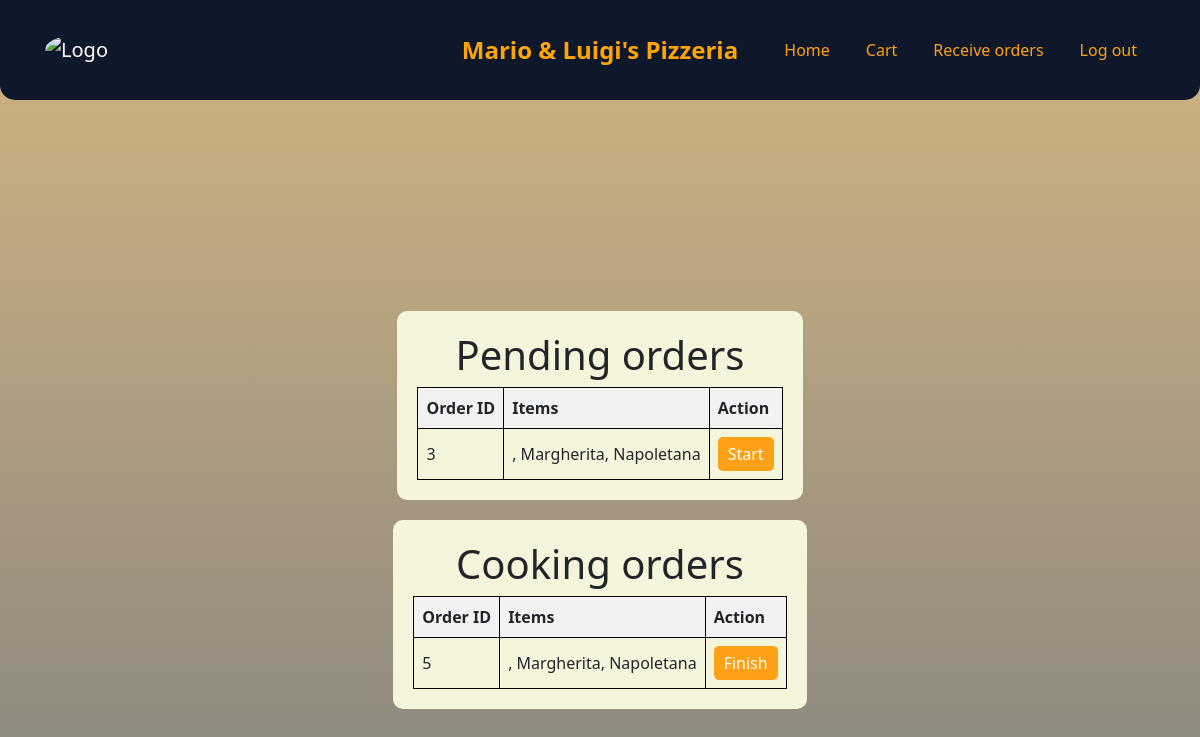
The page /receive-orders (signed in) on the database as committed earlier.
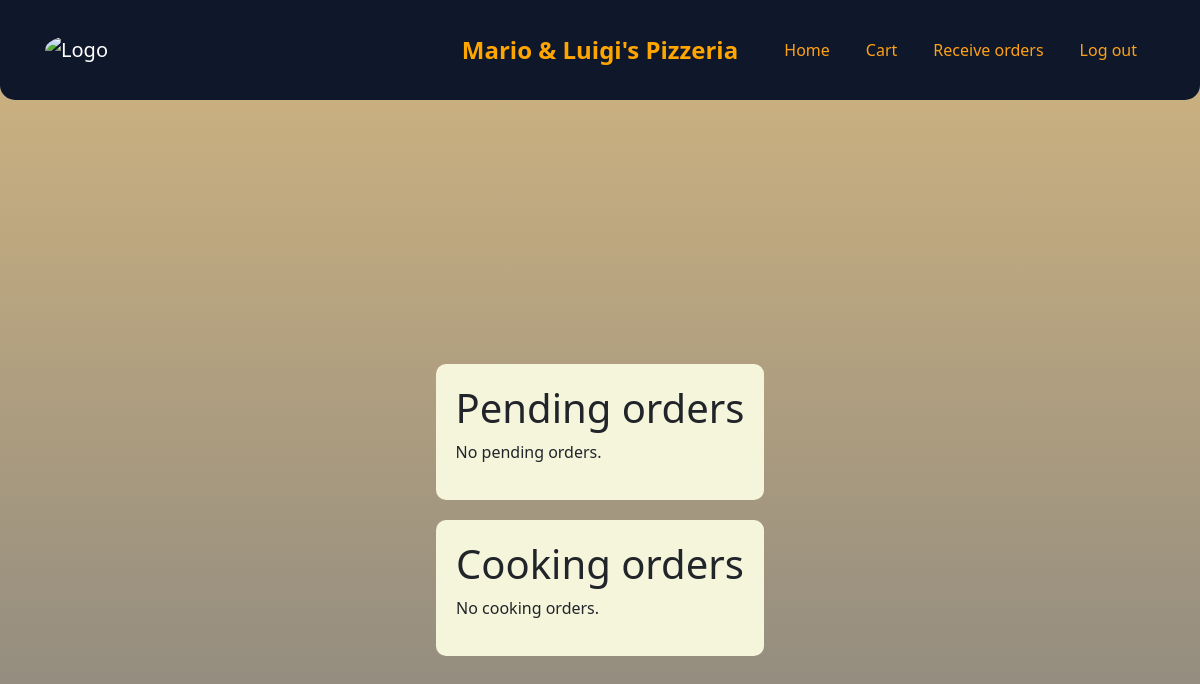
The same page on the database as committed later.
### website/models.py (models this page shows)
class Order(db.Model):
    id = db.Column(db.Integer, primary_key=True)    #primary key
    date = db.Column(db.DateTime(timezone=True), default=func.now())  #current date
    user_id = db.Column(db.Integer, db.ForeignKey('user.id'))         #foreign key
    status = db.Column(db.String(150))
    orderedItems = db.Column(db.String(500))

### website/views.py (the view)
@views.route('/receive-orders', methods=['GET', 'POST'])
@login_required
def receiveOrders():
    global currentOrder
    if request.method == 'POST':
        currentOrderInfo = request.form.get('currentOrder')
        new_order = Order(date=datetime.now(), user_id=current_user.id, status="pending",  orderedItems = currentOrderInfo)     #create new user and hash his password, sha256 is a hashind method
        db.session.add(new_order)             #add the new order to the DB
        db.session.commit()
        currentOrder = new_order
        selected_pizzas.clear() #clear local list cart
        selected_prices.clear()
        delimiter = ", "
        userCart = Cart.query.filter_by(user_id=current_user.id).first()
        if userCart:
            userCart.content = delimiter.join(selected_pizzas)
            userCart.content_prices = delimiter.join(selected_prices)
            db.session.commit()
        allOrders = Order.query.all()
        return render_template("orderNumber.html", user=current_user, yourOrder=currentOrder, orders=allOrders)
    else:
        allOrders = Order.query.all()
        pending_orders = Order.query.filter(Order.status == "pending").all()
        cooking_orders = Order.query.filter(Order.status == "cooking").all()
        ready_orders = Order.query.filter(Order.status == "ready").all()
        return render_template("receiveOrders.html", user=current_user, pending_orders=pending_orders, cooking_orders=cooking_orders, ready_orders=ready_orders)

### website/templates/receiveOrders.html (shortened to what this page needs)
{% extends "base.html" %}
{% block content %}
    <div class="centered-content">
        <section class="order-section">
            <h1>Pending orders</h1>
            {% if pending_orders %}
            <table class="order-table">
                <thead>
                    <tr>
                        <th>Order ID</th>
                        <th>Items</th>
                        <th>Action</th>
                    </tr>
                </thead>
                <tbody>
                    {% for order in pending_orders %}
                    <tr>
                        <td>{{ order.id }}</td>
                        <td>{{ order.orderedItems }}</td>
                        <td>
                            <form method="post" action="/start_order">
                                <button class="start-button">Start</button>
                            </form>
                        </td>
                    </tr>
                    {% endfor %}
                </tbody>
            </table>
            {% else %}
            <p>No pending orders.</p>
            {% endif %}
        </section>
        <section class="order-section">
            <h1>Cooking orders</h1>
            {% if cooking_orders %}
            <table class="order-table">
                <thead>
                    <tr>
                        <th>Order ID</th>
                        <th>Items</th>
                        <th>Action</th>
                    </tr>
                </thead>
                <tbody>
                    {% for order in cooking_orders %}
                    <tr>
                        <td>{{ order.id }}</td>
                        <td>{{ order.orderedItems }}</td>
                        <td>
                            <form method="post" action="/finish_order">
                                <button class="finish-button">Finish</button>
                            </form>
                        </td>
                    </tr>
                    {% endfor %}
                </tbody>
            </table>
            {% else %}
            <p>No cooking orders.</p>
            {% endif %}
        </section>
    </div>
</div>
{% endblock %}

Rows that differ between the two databases and show on the page:
no longer on this page (row edited): Order: id "3", orderedItems ", Margherita, Napoletana", shown under "Pending orders"
no longer on this page (row edited): Order: id "5", orderedItems ", Margherita, Napoletana", shown under "Cooking orders"
Other text that changed with them:
text no longer shown: "Order ID Items Action Order ID Items Action"
text now shown: "No pending orders. No cooking orders."
